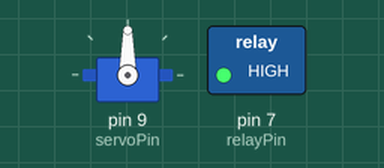
A sketch run on a simulated Arduino Uno, built with avr-gcc and run on an emulated ATmega328P. Parts: servo, switched loads named in the sketch (green lamp = pin HIGH).

Above: at 0.05 s.
At 1.5 s:
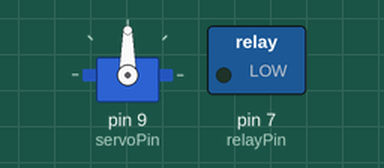
At 2.95 s:
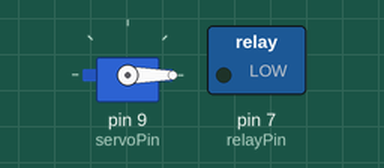
Timing chart, 0 to 6.9 s (numbered marks = the images above):
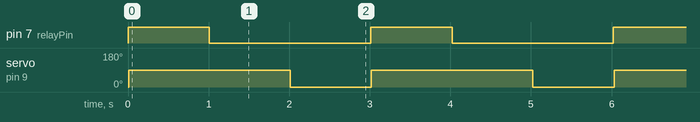

The sketch:

relayservo.ino
```cpp
#include <Servo.h>

// --- Pin Definitions ---
int relayPin = 7;   // Relay control pin
int servoPin = 9;   // Servo control pin

Servo myServo;      // Create a Servo object

void setup() {
  // Initialize the Relay pin as an output
  pinMode(relayPin, OUTPUT);

  // Initial State: Relay OFF and Servo attached
  digitalWrite(relayPin, LOW); // Relay OFF at start
  myServo.attach(servoPin);
  myServo.write(0);           // Initial servo position (0 degrees)
}

void loop() {
  // Cycle 1: Activate Relay and move Servo
  digitalWrite(relayPin, HIGH); // Turn Relay ON
  delay(10);                  // Wait for 1 second

  myServo.write(90);            // Move Servo to 90 degrees
  delay(1000);                  // Wait for 1 second

  // Cycle 2: Deactivate Relay and reset Servo
  digitalWrite(relayPin, LOW);  // Turn Relay OFF
  delay(1000);                  // Wait for 1 second

  myServo.write(0);             // Move Servo back to 0 degrees
  delay(1000);                  // Wait for 1 second
}
```

Measured:
- by itself, pin 7 (relayPin): alternates HIGH for 1.0 s and LOW for 2.0 s
- by itself, servo on pin 9 (servoPin): alternates 90° for 2.0 s and 0° for 1.0 s
